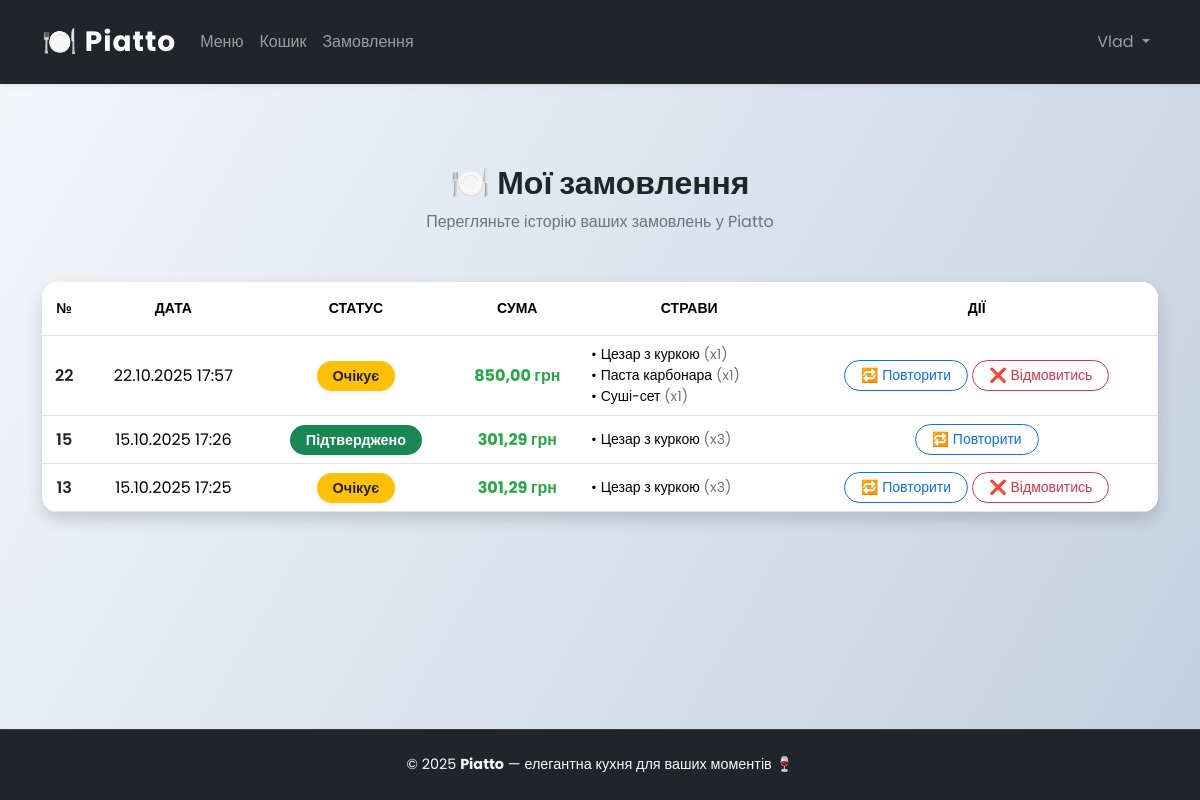
Page /orders/history/ (signed in) on the earlier database version.
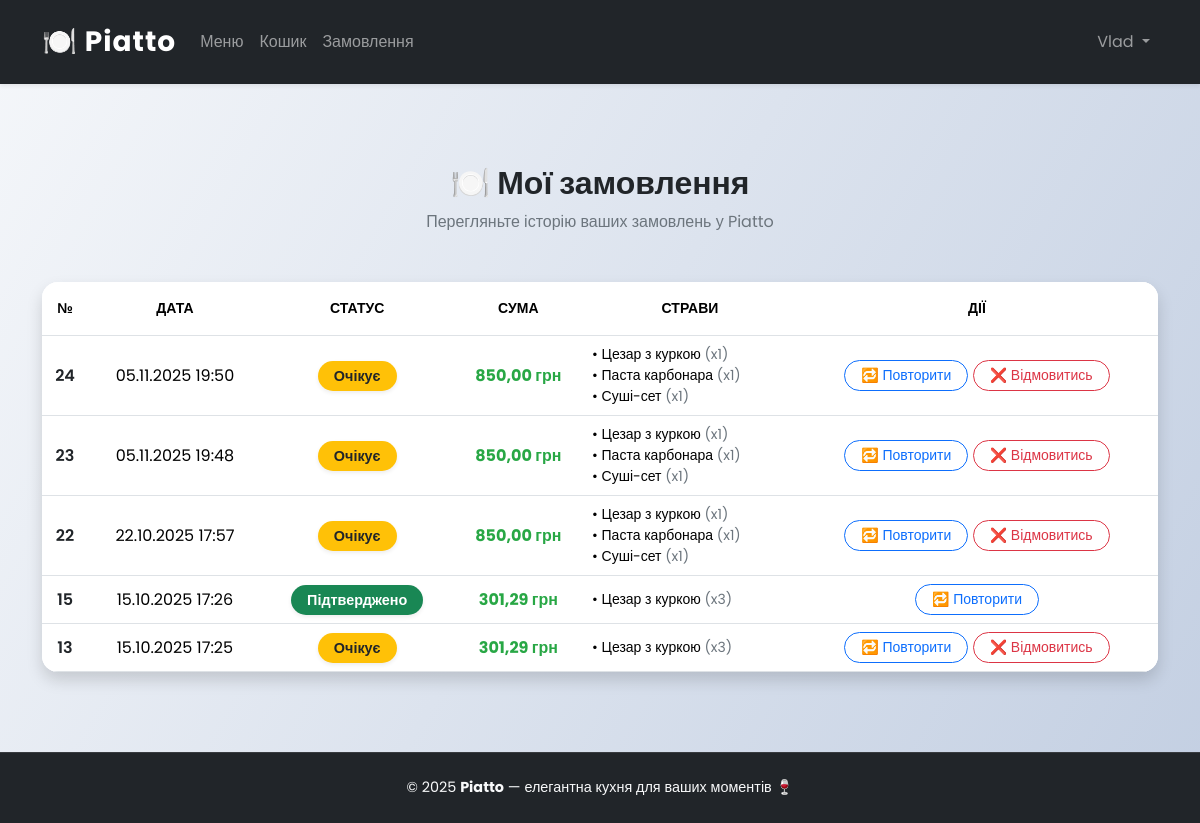
Same page on the later database version.
### orders/models.py (models this page shows, shortened)
class Order(models.Model):
    payment_methods = (
        ("cash", "Готівка при отриманні"),
        ("card", "Онлайн оплата "),
    )
    user = models.ForeignKey(User, null=True, blank=True, on_delete=models.SET_NULL)
    name = models.CharField(max_length=150)
    phone = models.CharField(max_length=150)
    address = models.TextField()
    email = models.EmailField()
    payment_method = models.CharField(max_length=20, choices=payment_methods, default="cash")
    created_at = models.DateTimeField(auto_now_add=True)
    is_confirmed = models.BooleanField(default=False)  # замовлення підтверджене?
    token = models.UUIDField(default=uuid.uuid4, unique=True)  # унікальний токен для підтвердження
    @property
    def total_price(self):
        return sum(item.price * item.quantity for item in self.items.all())

class OrderItem(models.Model):
    order = models.ForeignKey(Order, on_delete=models.CASCADE, related_name="items")
    dish = models.ForeignKey(Dish, on_delete=models.CASCADE)
    quantity = models.PositiveIntegerField(default=1)
    price = models.DecimalField(max_digits=8, decimal_places=2, null=True, blank=True)

### menu/models.py (models this page shows, shortened)
class Dish(models.Model):
    name = models.CharField(max_length=150)
    category = models.ForeignKey(Category, on_delete=models.CASCADE, related_name="dishes")
    description = models.TextField()
    ingredients = models.TextField()
    image = models.ImageField(upload_to="dishes/", blank=True, null=True)
    price = models.FloatField(default=100.00)
    available = models.BooleanField(default=True)

### orders/views.py (the view)
# urls.py: path("history/", views.order_history, name="order_history"),
@login_required(login_url='register:login')
def order_history(request):
    orders = Order.objects.filter(user=request.user).order_by('-created_at')
    return render(request, 'orders/order_history.html', {'orders': orders})

### templates/orders/order_history.html (shortened to what this page needs)
{% extends "base.html" %}
{% block content %}
<div class="container my-5">
  <div class="text-center mb-5">
    <h2 class="fw-bold text-dark mb-2">🍽️ Мої замовлення</h2>
    <p class="text-muted">Перегляньте історію ваших замовлень у Piatto</p>
  </div>
  {% if not user.is_authenticated %}
    <div class="text-center py-5">
      <h5 class="text-muted mb-3">Щоб переглянути історію замовлень, увійдіть у свій акаунт</h5>
      <a href="{% url 'register:login' %}" class="btn btn-lg btn-primary rounded-pill shadow-sm">
        🔐 Увійти
      </a>
    </div>
  {% elif orders %}
    <div class="table-responsive shadow rounded-4 overflow-hidden">
      <table class="table align-middle text-center mb-0 bg-white">
        <thead class="bg-light text-uppercase text-secondary small">
          <tr>
            <th class="py-3">№</th>
            <th>Дата</th>
            <th>Статус</th>
            <th>Сума</th>
            <th>Страви</th>
            <th>Дії</th>
          </tr>
        </thead>
        <tbody>
          {% for order in orders %}
          <tr class="order-row">
            <td class="fw-semibold text-dark">{{ order.id }}</td>
            <td>{{ order.created_at|date:"d.m.Y H:i" }}</td>
            <td>
              {% if order.is_confirmed %}
                <span class="badge rounded-pill bg-success px-3 py-2 shadow-sm">Підтверджено</span>
              {% else %}
                <span class="badge rounded-pill bg-warning text-dark px-3 py-2 shadow-sm">Очікує</span>
              {% endif %}
            </td>
            <td class="fw-bold text-success">{{ order.total_price }} грн</td>
            <td>
              <ul class="list-unstyled small mb-0 text-start">
                {% for item in order.items.all %}
                  <li>• {{ item.dish.name }} <span class="text-muted">(x{{ item.quantity }})</span></li>
                {% endfor %}
              </ul>
            </td>
            <td>
              <form method="post" action="{% url 'orders:repeat_order' order.id %}" class="d-inline">
                <button type="submit" class="btn btn-sm btn-outline-primary rounded-pill px-3">
                  🔁 Повторити
                </button>
              </form>
              {% if not order.is_confirmed %}
              <form method="post" action="{% url 'orders:cancel_order' order.id %}" class="d-inline" onsubmit="return confirm('Ви точно хочете відмовитись від цього замовлення?')">
                <button type="submit" class="btn btn-sm btn-outline-danger rounded-pill px-3">
                  ❌ Відмовитись
                </button>
              </form>
              {% endif %}
            </td>
          </tr>
          {% endfor %}
        </tbody>
      </table>
    </div>
  {% endif %}
</div>
{% endblock %}

Differences in the rows shown:
added Order: id "24", created_at "05.11.2025 19:50", is_confirmed "Очікує", total_price "850,00"
added OrderItem: dish.name "Цезар з куркою", quantity "1", shown under "24"
added OrderItem: dish.name "Паста карбонара", quantity "1", shown under "24"
added OrderItem: dish.name "Суші-сет", quantity "1", shown under "24"
added Order: id "23", created_at "05.11.2025 19:48", is_confirmed "Очікує", total_price "850,00"
added OrderItem: dish.name "Цезар з куркою", quantity "1", shown under "23"
added OrderItem: dish.name "Паста карбонара", quantity "1", shown under "23"
added OrderItem: dish.name "Суші-сет", quantity "1", shown under "23"
